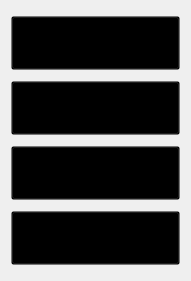
  <widget class="QWidget" name="verticalLayoutWidget">
   <property name="geometry">
    <rect>
     <x>410</x>
     <y>140</y>
     <width>191</width>
     <height>281</height>
    </rect>
   </property>
   <layout class="QVBoxLayout" name="verticalLayout">
    <item>
     <widget class="QPushButton" name="coloursButton">
      <property name="palette">
       <palette>
        <active>
         <colorrole role="WindowText">
          <brush brushstyle="SolidPattern">
           <color alpha="255">
            <red>85</red>
            <green>170</green>
            <blue>255</blue>
           </color>
          </brush>
         </colorrole>
         <colorrole role="Button">
          <brush brushstyle="SolidPattern">
           <color alpha="0">
            <red>0</red>
            <green>0</green>
            <blue>0</blue>
           </color>
          </brush>
         </colorrole>
         <colorrole role="Midlight">
          <brush brushstyle="SolidPattern">
           <color alpha="255">
            <red>85</red>
            <green>255</green>
            <blue>255</blue>
           </color>
          </brush>
         </colorrole>
         <colorrole role="Dark">
          <brush brushstyle="SolidPattern">
           <color alpha="255">
            <red>85</red>
            <green>255</green>
            <blue>255</blue>
           </color>
          </brush>
         </colorrole>
         <colorrole role="Mid">
          <brush brushstyle="SolidPattern">
           <color alpha="255">
            <red>85</red>
            <green>255</green>
            <blue>255</blue>
           </color>
          </brush>
         </colorrole>
         <colorrole role="Text">
          <brush brushstyle="SolidPattern">
           <color alpha="255">
            <red>85</red>
            <green>255</green>
            <blue>255</blue>
           </color>
          </brush>
         </colorrole>
         <colorrole role="ButtonText">
          <brush brushstyle="SolidPattern">
           <color alpha="255">
            <red>0</red>
            <green>0</green>
            <blue>0</blue>
           </color>
          </brush>
         </colorrole>
         <colorrole role="Base">
          <brush brushstyle="SolidPattern">
           <color alpha="0">
            <red>0</red>
            <green>0</green>
            <blue>0</blue>
           </color>
          </brush>
         </colorrole>
         <colorrole role="Window">
          <brush brushstyle="SolidPattern">
           <color alpha="0">
            <red>0</red>
            <green>0</green>
            <blue>0</blue>
           </color>
          </brush>
         </colorrole>
        </active>
        <inactive>
         <colorrole role="WindowText">
          <brush brushstyle="SolidPattern">
           <color alpha="255">
            <red>85</red>
            <green>170</green>
            <blue>255</blue>
           </color>
          </brush>
         </colorrole>
         <colorrole role="Button">
          <brush brushstyle="SolidPattern">
           <color alpha="0">
            <red>0</red>
            <green>0</green>
            <blue>0</blue>
           </color>
          </brush>
         </colorrole>
         <colorrole role="Midlight">
          <brush brushstyle="SolidPattern">
           <color alpha="255">
            <red>85</red>
            <green>255</green>
            <blue>255</blue>
           </color>
          </brush>
         </colorrole>
         <colorrole role="Dark">
          <brush brushstyle="SolidPattern">
           <color alpha="255">
            <red>85</red>
            <green>255</green>
            <blue>255</blue>
           </color>
          </brush>
         </colorrole>
         <colorrole role="Mid">
          <brush brushstyle="SolidPattern">
           <color alpha="255">
            <red>85</red>
            <green>255</green>
            <blue>255</blue>
           </color>
          </brush>
         </colorrole>
         <colorrole role="Text">
          <brush brushstyle="SolidPattern">
           <color alpha="255">
            <red>85</red>
            <green>255</green>
            <blue>255</blue>
           </color>
          </brush>
         </colorrole>
         <colorrole role="ButtonText">
          <brush brushstyle="SolidPattern">
           <color alpha="255">
            <red>0</red>
            <green>0</green>
            <blue>0</blue>
           </color>
          </brush>
         </colorrole>
         <colorrole role="Base">
          <brush brushstyle="SolidPattern">
           <color alpha="0">
            <red>0</red>
            <green>0</green>
            <blue>0</blue>
           </color>
          </brush>
         </colorrole>
         <colorrole role="Window">
          <brush brushstyle="SolidPattern">
           <color alpha="0">
            <red>0</red>
            <green>0</green>
            <blue>0</blue>
           </color>
          </brush>
         </colorrole>
        </inactive>
        <disabled>
         <colorrole role="WindowText">
          <brush brushstyle="SolidPattern">
           <color alpha="255">
            <red>85</red>
            <green>255</green>
            <blue>255</blue>
           </color>
          </brush>
         </colorrole>
         <colorrole role="Button">
          <brush brushstyle="SolidPattern">
           <color alpha="0">
            <red>0</red>
            <green>0</green>
            <blue>0</blue>
           </color>
          </brush>
         </colorrole>
         <colorrole role="Midlight">
          <brush brushstyle="SolidPattern">
           <color alpha="255">
            <red>85</red>
            <green>255</green>
            <blue>255</blue>
           </color>
          </brush>
         </colorrole>
         <colorrole role="Dark">
          <brush brushstyle="SolidPattern">
           <color alpha="255">
            <red>85</red>
            <green>255</green>
            <blue>255</blue>
           </color>
          </brush>
         </colorrole>
         <colorrole role="Mid">
          <brush brushstyle="SolidPattern">
           <color alpha="255">
            <red>85</red>
            <green>255</green>
            <blue>255</blue>
           </color>
          </brush>
         </colorrole>
         <colorrole role="Text">
          <brush brushstyle="SolidPattern">
           <color alpha="255">
            <red>85</red>
            <green>255</green>
            <blue>255</blue>
           </color>
          </brush>
         </colorrole>
         <colorrole role="ButtonText">
          <brush brushstyle="SolidPattern">
           <color alpha="255">
            <red>85</red>
            <green>255</green>
            <blue>255</blue>
           </color>
          </brush>
         </colorrole>
         <colorrole role="Base">
          <brush brushstyle="SolidPattern">
           <color alpha="0">
            <red>0</red>
            <green>0</green>
            <blue>0</blue>
           </color>
          </brush>
         </colorrole>
         <colorrole role="Window">
          <brush brushstyle="SolidPattern">
           <color alpha="0">
            <red>0</red>
            <green>0</green>
            <blue>0</blue>
           </color>
          </brush>
         </colorrole>
        </disabled>
       </palette>
      </property>
      <property name="font">
       <font>
        <family>Forte</family>
        <pointsize>25</pointsize>
        <stylestrategy>PreferDefault</stylestrategy>
       </font>
      </property>
      <property name="cursor">
       <cursorShape>PointingHandCursor</cursorShape>
      </property>
      <property name="acceptDrops">
       <bool>false</bool>
      </property>
      <property name="autoFillBackground">
       <bool>false</bool>
      </property>
      <property name="styleSheet">
       <string notr="true"/>
      </property>
      <property name="text">
       <string>Colours</string>
      </property>
      <property name="autoRepeat">
       <bool>false</bool>
      </property>
      <property name="autoExclusive">
       <bool>false</bool>
      </property>
      <property name="autoDefault">
       <bool>false</bool>
      </property>
      <property name="default">
       <bool>false</bool>
      </property>
      <property name="flat">
       <bool>false</bool>
      </property>
     </widget>
    </item>
    <item>
     <widget class="QPushButton" name="birthdayButton">
      <property name="palette">
       <palette>
        <active>
         <colorrole role="WindowText">
          <brush brushstyle="SolidPattern">
           <color alpha="255">
            <red>85</red>
            <green>170</green>
            <blue>255</blue>
           </color>
          </brush>
         </colorrole>
         <colorrole role="Button">
          <brush brushstyle="SolidPattern">
           <color alpha="0">
            <red>0</red>
            <green>0</green>
            <blue>0</blue>
           </color>
          </brush>
         </colorrole>
         <colorrole role="Midlight">
          <brush brushstyle="SolidPattern">
           <color alpha="255">
            <red>85</red>
            <green>255</green>
            <blue>255</blue>
           </color>
          </brush>
         </colorrole>
         <colorrole role="Dark">
          <brush brushstyle="SolidPattern">
           <color alpha="255">
            <red>85</red>
            <green>255</green>
            <blue>255</blue>
           </color>
          </brush>
         </colorrole>
         <colorrole role="Mid">
          <brush brushstyle="SolidPattern">
           <color alpha="255">
            <red>85</red>
            <green>255</green>
            <blue>255</blue>
           </color>
          </brush>
         </colorrole>
         <colorrole role="Text">
          <brush brushstyle="SolidPattern">
           <color alpha="255">
            <red>85</red>
            <green>255</green>
            <blue>255</blue>
           </color>
          </brush>
         </colorrole>
         <colorrole role="ButtonText">
          <brush brushstyle="SolidPattern">
           <color alpha="255">
            <red>0</red>
            <green>0</green>
            <blue>0</blue>
           </color>
          </brush>
         </colorrole>
         <colorrole role="Base">
          <brush brushstyle="SolidPattern">
           <color alpha="0">
            <red>0</red>
            <green>0</green>
            <blue>0</blue>
           </color>
          </brush>
         </colorrole>
         <colorrole role="Window">
          <brush brushstyle="SolidPattern">
           <color alpha="0">
            <red>0</red>
            <green>0</green>
            <blue>0</blue>
           </color>
          </brush>
         </colorrole>
        </active>
        <inactive>
         <colorrole role="WindowText">
          <brush brushstyle="SolidPattern">
           <color alpha="255">
            <red>85</red>
            <green>170</green>
            <blue>255</blue>
           </color>
          </brush>
         </colorrole>
         <colorrole role="Button">
          <brush brushstyle="SolidPattern">
           <color alpha="0">
            <red>0</red>
            <green>0</green>
            <blue>0</blue>
           </color>
          </brush>
         </colorrole>
         <colorrole role="Midlight">
          <brush brushstyle="SolidPattern">
           <color alpha="255">
            <red>85</red>
            <green>255</green>
            <blue>255</blue>
           </color>
          </brush>
         </colorrole>
         <colorrole role="Dark">
          <brush brushstyle="SolidPattern">
           <color alpha="255">
            <red>85</red>
            <green>255</green>
            <blue>255</blue>
           </color>
          </brush>
         </colorrole>
         <colorrole role="Mid">
          <brush brushstyle="SolidPattern">
           <color alpha="255">
            <red>85</red>
            <green>255</green>
            <blue>255</blue>
           </color>
          </brush>
         </colorrole>
         <colorrole role="Text">
          <brush brushstyle="SolidPattern">
           <color alpha="255">
            <red>85</red>
            <green>255</green>
            <blue>255</blue>
           </color>
          </brush>
         </colorrole>
         <colorrole role="ButtonText">
          <brush brushstyle="SolidPattern">
           <color alpha="255">
            <red>0</red>
            <green>0</green>
            <blue>0</blue>
           </color>
          </brush>
         </colorrole>
         <colorrole role="Base">
          <brush brushstyle="SolidPattern">
           <color alpha="0">
            <red>0</red>
            <green>0</green>
            <blue>0</blue>
           </color>
          </brush>
         </colorrole>
         <colorrole role="Window">
          <brush brushstyle="SolidPattern">
           <color alpha="0">
            <red>0</red>
            <green>0</green>
            <blue>0</blue>
           </color>
          </brush>
         </colorrole>
        </inactive>
        <disabled>
         <colorrole role="WindowText">
          <brush brushstyle="SolidPattern">
           <color alpha="255">
            <red>85</red>
            <green>255</green>
            <blue>255</blue>
           </color>
          </brush>
         </colorrole>
         <colorrole role="Button">
          <brush brushstyle="SolidPattern">
           <color alpha="0">
            <red>0</red>
            <green>0</green>
            <blue>0</blue>
           </color>
          </brush>
         </colorrole>
         <colorrole role="Midlight">
          <brush brushstyle="SolidPattern">
           <color alpha="255">
            <red>85</red>
            <green>255</green>
            <blue>255</blue>
           </color>
          </brush>
         </colorrole>
         <colorrole role="Dark">
          <brush brushstyle="SolidPattern">
           <color alpha="255">
            <red>85</red>
            <green>255</green>
            <blue>255</blue>
           </color>
          </brush>
         </colorrole>
         <colorrole role="Mid">
          <brush brushstyle="SolidPattern">
           <color alpha="255">
            <red>85</red>
            <green>255</green>
            <blue>255</blue>
           </color>
          </brush>
         </colorrole>
         <colorrole role="Text">
          <brush brushstyle="SolidPattern">
           <color alpha="255">
            <red>85</red>
            <green>255</green>
            <blue>255</blue>
           </color>
          </brush>
         </colorrole>
         <colorrole role="ButtonText">
          <brush brushstyle="SolidPattern">
           <color alpha="255">
            <red>85</red>
            <green>255</green>
            <blue>255</blue>
           </color>
          </brush>
         </colorrole>
         <colorrole role="Base">
          <brush brushstyle="SolidPattern">
           <color alpha="0">
            <red>0</red>
            <green>0</green>
            <blue>0</blue>
           </color>
          </brush>
         </colorrole>
         <colorrole role="Window">
          <brush brushstyle="SolidPattern">
           <color alpha="0">
            <red>0</red>
            <green>0</green>
            <blue>0</blue>
           </color>
          </brush>
         </colorrole>
        </disabled>
       </palette>
      </property>
      <property name="font">
       <font>
        <family>Forte</family>
        <pointsize>25</pointsize>
        <stylestrategy>PreferDefault</stylestrategy>
       </font>
      </property>
      <property name="cursor">
       <cursorShape>PointingHandCursor</cursorShape>
      </property>
      <property name="acceptDrops">
       <bool>false</bool>
      </property>
      <property name="autoFillBackground">
       <bool>false</bool>
      </property>
      <property name="styleSheet">
       <string notr="true"/>
      </property>
      <property name="text">
       <string>Birthday</string>
      </property>
      <property name="autoRepeat">
       <bool>false</bool>
      </property>
      <property name="autoExclusive">
       <bool>false</bool>
      </property>
      <property name="autoDefault">
       <bool>false</bool>
      </property>
      <property name="default">
       <bool>false</bool>
      </property>
      <property name="flat">
       <bool>false</bool>
      </property>
     </widget>
    </item>
    <item>
     <widget class="QPushButton" name="foodButton">
      <property name="palette">
       <palette>
        <active>
         <colorrole role="WindowText">
          <brush brushstyle="SolidPattern">
           <color alpha="255">
            <red>85</red>
            <green>170</green>
            <blue>255</blue>
           </color>
          </brush>
         </colorrole>
         <colorrole role="Button">
          <brush brushstyle="SolidPattern">
           <color alpha="0">
            <red>0</red>
            <green>0</green>
            <blue>0</blue>
           </color>
          </brush>
         </colorrole>
         <colorrole role="Midlight">
          <brush brushstyle="SolidPattern">
           <color alpha="255">
            <red>85</red>
            <green>255</green>
            <blue>255</blue>
           </color>
          </brush>
         </colorrole>
         <colorrole role="Dark">
          <brush brushstyle="SolidPattern">
           <color alpha="255">
            <red>85</red>
            <green>255</green>
            <blue>255</blue>
           </color>
          </brush>
         </colorrole>
         <colorrole role="Mid">
          <brush brushstyle="SolidPattern">
           <color alpha="255">
            <red>85</red>
            <green>255</green>
            <blue>255</blue>
           </color>
          </brush>
         </colorrole>
         <colorrole role="Text">
          <brush brushstyle="SolidPattern">
           <color alpha="255">
            <red>85</red>
            <green>255</green>
            <blue>255</blue>
           </color>
          </brush>
         </colorrole>
         <colorrole role="ButtonText">
          <brush brushstyle="SolidPattern">
           <color alpha="255">
            <red>0</red>
            <green>0</green>
            <blue>0</blue>
           </color>
          </brush>
         </colorrole>
         <colorrole role="Base">
          <brush brushstyle="SolidPattern">
           <color alpha="0">
            <red>0</red>
            <green>0</green>
            <blue>0</blue>
           </color>
          </brush>
         </colorrole>
         <colorrole role="Window">
          <brush brushstyle="SolidPattern">
           <color alpha="0">
            <red>0</red>
            <green>0</green>
            <blue>0</blue>
           </color>
          </brush>
         </colorrole>
        </active>
        <inactive>
         <colorrole role="WindowText">
          <brush brushstyle="SolidPattern">
           <color alpha="255">
            <red>85</red>
            <green>170</green>
            <blue>255</blue>
           </color>
          </brush>
         </colorrole>
         <colorrole role="Button">
          <brush brushstyle="SolidPattern">
           <color alpha="0">
            <red>0</red>
            <green>0</green>
            <blue>0</blue>
           </color>
          </brush>
         </colorrole>
         <colorrole role="Midlight">
          <brush brushstyle="SolidPattern">
           <color alpha="255">
            <red>85</red>
            <green>255</green>
            <blue>255</blue>
           </color>
          </brush>
         </colorrole>
         <colorrole role="Dark">
          <brush brushstyle="SolidPattern">
           <color alpha="255">
            <red>85</red>
            <green>255</green>
            <blue>255</blue>
           </color>
          </brush>
         </colorrole>
         <colorrole role="Mid">
          <brush brushstyle="SolidPattern">
           <color alpha="255">
            <red>85</red>
            <green>255</green>
            <blue>255</blue>
           </color>
          </brush>
         </colorrole>
         <colorrole role="Text">
          <brush brushstyle="SolidPattern">
           <color alpha="255">
            <red>85</red>
            <green>255</green>
            <blue>255</blue>
           </color>
          </brush>
         </colorrole>
         <colorrole role="ButtonText">
          <brush brushstyle="SolidPattern">
           <color alpha="255">
            <red>0</red>
            <green>0</green>
            <blue>0</blue>
           </color>
          </brush>
         </colorrole>
         <colorrole role="Base">
          <brush brushstyle="SolidPattern">
           <color alpha="0">
            <red>0</red>
            <green>0</green>
            <blue>0</blue>
           </color>
          </brush>
         </colorrole>
         <colorrole role="Window">
          <brush brushstyle="SolidPattern">
           <color alpha="0">
            <red>0</red>
            <green>0</green>
            <blue>0</blue>
           </color>
          </brush>
         </colorrole>
        </inactive>
        <disabled>
         <colorrole role="WindowText">
          <brush brushstyle="SolidPattern">
           <color alpha="255">
            <red>85</red>
            <green>255</green>
            <blue>255</blue>
           </color>
          </brush>
         </colorrole>
         <colorrole role="Button">
          <brush brushstyle="SolidPattern">
           <color alpha="0">
            <red>0</red>
            <green>0</green>
            <blue>0</blue>
           </color>
          </brush>
         </colorrole>
         <colorrole role="Midlight">
          <brush brushstyle="SolidPattern">
           <color alpha="255">
            <red>85</red>
            <green>255</green>
            <blue>255</blue>
           </color>
          </brush>
         </colorrole>
         <colorrole role="Dark">
          <brush brushstyle="SolidPattern">
           <color alpha="255">
            <red>85</red>
            <green>255</green>
            <blue>255</blue>
           </color>
          </brush>
         </colorrole>
         <colorrole role="Mid">
          <brush brushstyle="SolidPattern">
           <color alpha="255">
            <red>85</red>
            <green>255</green>
            <blue>255</blue>
           </color>
          </brush>
         </colorrole>
         <colorrole role="Text">
          <brush brushstyle="SolidPattern">
           <color alpha="255">
            <red>85</red>
            <green>255</green>
            <blue>255</blue>
           </color>
          </brush>
         </colorrole>
         <colorrole role="ButtonText">
          <brush brushstyle="SolidPattern">
           <color alpha="255">
            <red>85</red>
            <green>255</green>
            <blue>255</blue>
           </color>
          </brush>
         </colorrole>
         <colorrole role="Base">
          <brush brushstyle="SolidPattern">
           <color alpha="0">
            <red>0</red>
            <green>0</green>
            <blue>0</blue>
           </color>
          </brush>
         </colorrole>
         <colorrole role="Window">
          <brush brushstyle="SolidPattern">
           <color alpha="0">
            <red>0</red>
            <green>0</green>
            <blue>0</blue>
           </color>
          </brush>
         </colorrole>
        </disabled>
       </palette>
      </property>
      <property name="font">
       <font>
        <family>Forte</family>
        <pointsize>25</pointsize>
        <stylestrategy>PreferDefault</stylestrategy>
       </font>
      </property>
      <property name="cursor">
       <cursorShape>PointingHandCursor</cursorShape>
      </property>
      <property name="acceptDrops">
       <bool>false</bool>
      </property>
      <property name="autoFillBackground">
       <bool>false</bool>
      </property>
      <property name="styleSheet">
       <string notr="true"/>
      </property>
      <property name="text">
       <string>Food</string>
      </property>
      <property name="autoRepeat">
       <bool>false</bool>
      </property>
      <property name="autoExclusive">
       <bool>false</bool>
      </property>
      <property name="autoDefault">
       <bool>false</bool>
      </property>
      <property name="default">
       <bool>false</bool>
      </property>
      <property name="flat">
       <bool>false</bool>
      </property>
     </widget>
    </item>
    <item>
     <widget class="QPushButton" name="homeButton">
      <property name="palette">
       <palette>
        <active>
         <colorrole role="WindowText">
          <brush brushstyle="SolidPattern">
           <color alpha="255">
            <red>85</red>
            <green>170</green>
            <blue>255</blue>
           </color>
          </brush>
         </colorrole>
         <colorrole role="Button">
          <brush brushstyle="SolidPattern">
           <color alpha="0">
            <red>0</red>
            <green>0</green>
            <blue>0</blue>
           </color>
          </brush>
         </colorrole>
         <colorrole role="Midlight">
          <brush brushstyle="SolidPattern">
           <color alpha="255">
            <red>85</red>
            <green>255</green>
            <blue>255</blue>
           </color>
          </brush>
         </colorrole>
         <colorrole role="Dark">
          <brush brushstyle="SolidPattern">
           <color alpha="255">
            <red>85</red>
            <green>255</green>
            <blue>255</blue>
           </color>
          </brush>
         </colorrole>
         <colorrole role="Mid">
          <brush brushstyle="SolidPattern">
           <color alpha="255">
            <red>85</red>
            <green>255</green>
            <blue>255</blue>
           </color>
          </brush>
         </colorrole>
         <colorrole role="Text">
          <brush brushstyle="SolidPattern">
           <color alpha="255">
            <red>85</red>
            <green>255</green>
            <blue>255</blue>
           </color>
          </brush>
         </colorrole>
         <colorrole role="ButtonText">
          <brush brushstyle="SolidPattern">
           <color alpha="255">
            <red>0</red>
            <green>0</green>
            <blue>0</blue>
           </color>
          </brush>
         </colorrole>
         <colorrole role="Base">
          <brush brushstyle="SolidPattern">
           <color alpha="0">
            <red>0</red>
            <green>0</green>
            <blue>0</blue>
           </color>
          </brush>
         </colorrole>
         <colorrole role="Window">
          <brush brushstyle="SolidPattern">
           <color alpha="0">
            <red>0</red>
            <green>0</green>
            <blue>0</blue>
           </color>
          </brush>
         </colorrole>
        </active>
        <inactive>
         <colorrole role="WindowText">
          <brush brushstyle="SolidPattern">
           <color alpha="255">
            <red>85</red>
            <green>170</green>
            <blue>255</blue>
           </color>
          </brush>
         </colorrole>
         <colorrole role="Button">
          <brush brushstyle="SolidPattern">
           <color alpha="0">
            <red>0</red>
            <green>0</green>
            <blue>0</blue>
           </color>
          </brush>
         </colorrole>
         <colorrole role="Midlight">
          <brush brushstyle="SolidPattern">
           <color alpha="255">
            <red>85</red>
            <green>255</green>
            <blue>255</blue>
           </color>
          </brush>
         </colorrole>
         <colorrole role="Dark">
          <brush brushstyle="SolidPattern">
           <color alpha="255">
            <red>85</red>
            <green>255</green>
            <blue>255</blue>
           </color>
          </brush>
         </colorrole>
         <colorrole role="Mid">
          <brush brushstyle="SolidPattern">
           <color alpha="255">
            <red>85</red>
            <green>255</green>
            <blue>255</blue>
           </color>
          </brush>
         </colorrole>
         <colorrole role="Text">
          <brush brushstyle="SolidPattern">
           <color alpha="255">
            <red>85</red>
            <green>255</green>
            <blue>255</blue>
           </color>
          </brush>
         </colorrole>
         <colorrole role="ButtonText">
          <brush brushstyle="SolidPattern">
           <color alpha="255">
            <red>0</red>
            <green>0</green>
            <blue>0</blue>
           </color>
          </brush>
         </colorrole>
         <colorrole role="Base">
          <brush brushstyle="SolidPattern">
           <color alpha="0">
            <red>0</red>
            <green>0</green>
            <blue>0</blue>
           </color>
          </brush>
         </colorrole>
         <colorrole role="Window">
          <brush brushstyle="SolidPattern">
           <color alpha="0">
            <red>0</red>
            <green>0</green>
            <blue>0</blue>
           </color>
          </brush>
         </colorrole>
        </inactive>
        <disabled>
         <colorrole role="WindowText">
          <brush brushstyle="SolidPattern">
           <color alpha="255">
            <red>85</red>
            <green>255</green>
            <blue>255</blue>
           </color>
          </brush>
         </colorrole>
         <colorrole role="Button">
          <brush brushstyle="SolidPattern">
           <color alpha="0">
            <red>0</red>
            <green>0</green>
            <blue>0</blue>
           </color>
          </brush>
         </colorrole>
         <colorrole role="Midlight">
          <brush brushstyle="SolidPattern">
           <color alpha="255">
            <red>85</red>
            <green>255</green>
            <blue>255</blue>
           </color>
          </brush>
         </colorrole>
         <colorrole role="Dark">
          <brush brushstyle="SolidPattern">
           <color alpha="255">
            <red>85</red>
            <green>255</green>
            <blue>255</blue>
           </color>
          </brush>
         </colorrole>
         <colorrole role="Mid">
          <brush brushstyle="SolidPattern">
           <color alpha="255">
            <red>85</red>
            <green>255</green>
            <blue>255</blue>
           </color>
          </brush>
         </colorrole>
         <colorrole role="Text">
          <brush brushstyle="SolidPattern">
           <color alpha="255">
            <red>85</red>
            <green>255</green>
            <blue>255</blue>
           </color>
          </brush>
         </colorrole>
         <colorrole role="ButtonText">
          <brush brushstyle="SolidPattern">
           <color alpha="255">
            <red>85</red>
            <green>255</green>
            <blue>255</blue>
           </color>
          </brush>
         </colorrole>
         <colorrole role="Base">
          <brush brushstyle="SolidPattern">
           <color alpha="0">
            <red>0</red>
            <green>0</green>
            <blue>0</blue>
           </color>
          </brush>
         </colorrole>
         <colorrole role="Window">
          <brush brushstyle="SolidPattern">
           <color alpha="0">
            <red>0</red>
            <green>0</green>
            <blue>0</blue>
           </color>
          </brush>
         </colorrole>
        </disabled>
       </palette>
      </property>
      <property name="font">
       <font>
        <family>Forte</family>
        <pointsize>25</pointsize>
        <stylestrategy>PreferDefault</stylestrategy>
       </font>
      </property>
      <property name="cursor">
       <cursorShape>PointingHandCursor</cursorShape>
      </property>
      <property name="acceptDrops">
       <bool>false</bool>
      </property>
      <property name="autoFillBackground">
       <bool>false</bool>
      </property>
      <property name="styleSheet">
       <string notr="true"/>
      </property>
      <property name="text">
       <string>Home</string>
      </property>
      <property name="autoRepeat">
       <bool>false</bool>
      </property>
      <property name="autoExclusive">
       <bool>false</bool>
      </property>
      <property name="autoDefault">
       <bool>false</bool>
      </property>
      <property name="default">
       <bool>false</bool>
      </property>
      <property name="flat">
       <bool>false</bool>
      </property>
     </widget>
    </item>
   </layout>
  </widget>
